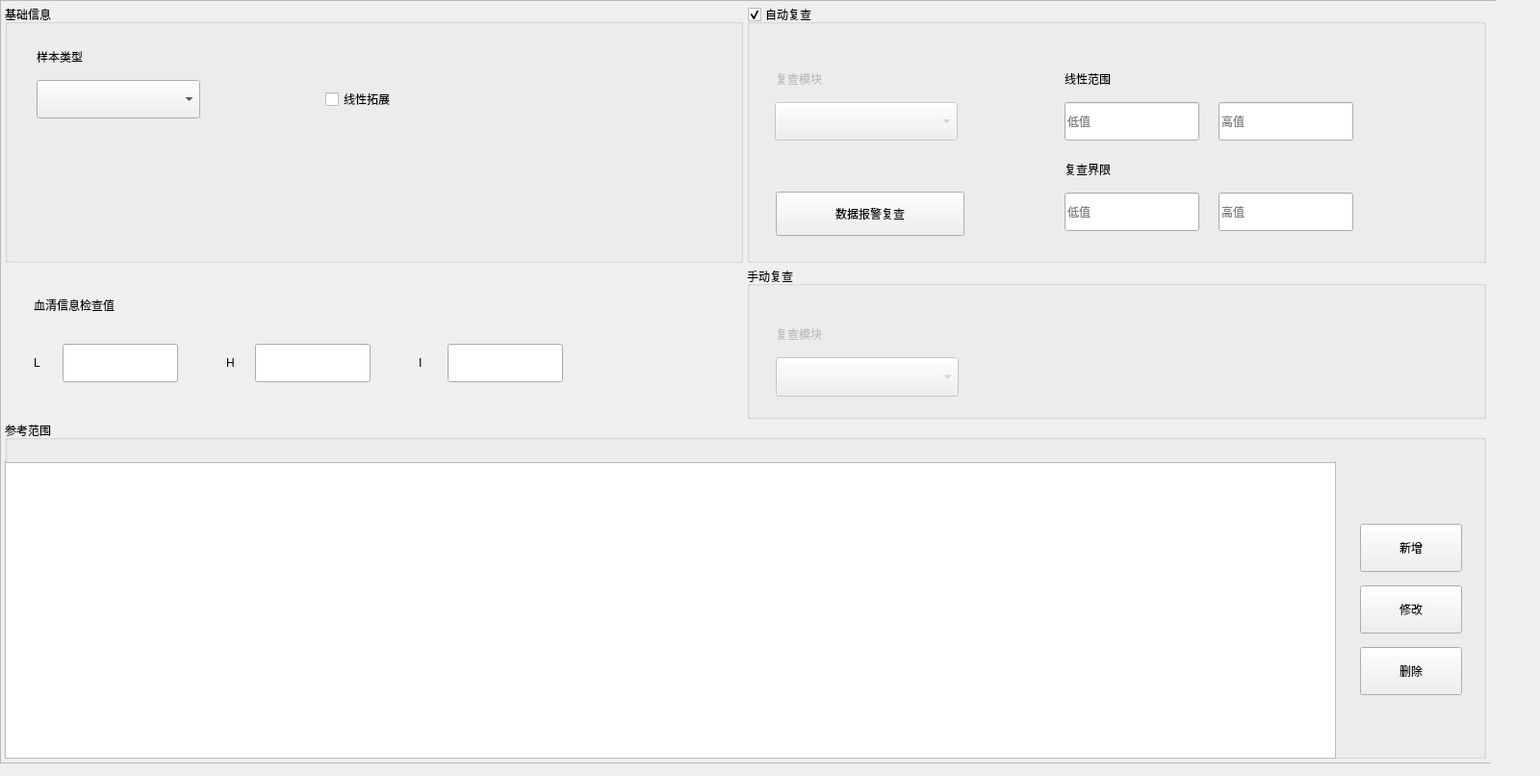
<?xml version="1.0" encoding="UTF-8"?>
<ui version="4.0">
 <class>CRangeParaWidget</class>
 <widget class="QWidget" name="CRangeParaWidget">
  <property name="geometry">
   <rect>
    <x>0</x>
    <y>0</y>
    <width>1600</width>
    <height>806</height>
   </rect>
  </property>
  <property name="windowTitle">
   <string>CalParamWidget</string>
  </property>
  <widget class="QGroupBox" name="AccDiaGrpBox">
   <property name="geometry">
    <rect>
     <x>5</x>
     <y>437</y>
     <width>1539</width>
     <height>351</height>
    </rect>
   </property>
   <property name="title">
    <string>参考范围</string>
   </property>
   <property name="checkable">
    <bool>false</bool>
   </property>
   <property name="checked">
    <bool>false</bool>
   </property>
   <property name="borders" stdset="0">
    <string>group_tit</string>
   </property>
   <widget class="QTableView" name="RefRangeTable">
    <property name="geometry">
     <rect>
      <x>0</x>
      <y>43</y>
      <width>1383</width>
      <height>308</height>
     </rect>
    </property>
    <property name="verticalScrollBarPolicy">
     <enum>Qt::ScrollBarAsNeeded</enum>
    </property>
    <property name="horizontalScrollBarPolicy">
     <enum>Qt::ScrollBarAsNeeded</enum>
    </property>
    <property name="editTriggers">
     <set>QAbstractItemView::NoEditTriggers</set>
    </property>
    <property name="selectionBehavior">
     <enum>QAbstractItemView::SelectRows</enum>
    </property>
    <property name="horizontalScrollMode">
     <enum>QAbstractItemView::ScrollPerPixel</enum>
    </property>
    <property name="showGrid">
     <bool>false</bool>
    </property>
    <attribute name="horizontalHeaderDefaultSectionSize">
     <number>110</number>
    </attribute>
    <attribute name="horizontalHeaderHighlightSections">
     <bool>false</bool>
    </attribute>
    <attribute name="horizontalHeaderStretchLastSection">
     <bool>true</bool>
    </attribute>
    <attribute name="verticalHeaderVisible">
     <bool>false</bool>
    </attribute>
    <attribute name="verticalHeaderDefaultSectionSize">
     <number>44</number>
    </attribute>
   </widget>
   <widget class="QFrame" name="line_v_2">
    <property name="geometry">
     <rect>
      <x>1382</x>
      <y>42</y>
      <width>1</width>
      <height>309</height>
     </rect>
    </property>
    <property name="frameShape">
     <enum>QFrame::StyledPanel</enum>
    </property>
    <property name="frameShadow">
     <enum>QFrame::Raised</enum>
    </property>
    <property name="lines" stdset="0">
     <string>solid</string>
    </property>
   </widget>
   <widget class="QFrame" name="line_v_3">
    <property name="geometry">
     <rect>
      <x>0</x>
      <y>42</y>
      <width>1</width>
      <height>309</height>
     </rect>
    </property>
    <property name="frameShape">
     <enum>QFrame::StyledPanel</enum>
    </property>
    <property name="frameShadow">
     <enum>QFrame::Raised</enum>
    </property>
    <property name="lines" stdset="0">
     <string>solid</string>
    </property>
   </widget>
  </widget>
  <widget class="QFrame" name="line_h">
   <property name="geometry">
    <rect>
     <x>0</x>
     <y>0</y>
     <width>1554</width>
     <height>1</height>
    </rect>
   </property>
   <property name="frameShape">
    <enum>QFrame::StyledPanel</enum>
   </property>
   <property name="frameShadow">
    <enum>QFrame::Raised</enum>
   </property>
   <property name="lines" stdset="0">
    <string>solid</string>
   </property>
  </widget>
  <widget class="QFrame" name="line_h_3">
   <property name="geometry">
    <rect>
     <x>5</x>
     <y>787</y>
     <width>1383</width>
     <height>1</height>
    </rect>
   </property>
   <property name="frameShape">
    <enum>QFrame::StyledPanel</enum>
   </property>
   <property name="frameShadow">
    <enum>QFrame::Raised</enum>
   </property>
   <property name="lines" stdset="0">
    <string>solid</string>
   </property>
  </widget>
  <widget class="QGroupBox" name="range_info">
   <property name="geometry">
    <rect>
     <x>5</x>
     <y>5</y>
     <width>767</width>
     <height>268</height>
    </rect>
   </property>
   <property name="minimumSize">
    <size>
     <width>767</width>
     <height>268</height>
    </size>
   </property>
   <property name="maximumSize">
    <size>
     <width>767</width>
     <height>268</height>
    </size>
   </property>
   <property name="title">
    <string>基础信息</string>
   </property>
   <property name="checkable">
    <bool>false</bool>
   </property>
   <property name="borders" stdset="0">
    <string notr="true">group_tit</string>
   </property>
   <layout class="QVBoxLayout" name="verticalLayout">
    <property name="spacing">
     <number>13</number>
    </property>
    <property name="leftMargin">
     <number>0</number>
    </property>
    <property name="topMargin">
     <number>3</number>
    </property>
    <property name="rightMargin">
     <number>0</number>
    </property>
    <property name="bottomMargin">
     <number>0</number>
    </property>
    <item>
     <widget class="QWidget" name="widget" native="true">
      <widget class="QLabel" name="GenderLab_9">
       <property name="geometry">
        <rect>
         <x>30</x>
         <y>10</y>
         <width>421</width>
         <height>41</height>
        </rect>
       </property>
       <property name="minimumSize">
        <size>
         <width>0</width>
         <height>0</height>
        </size>
       </property>
       <property name="maximumSize">
        <size>
         <width>16777215</width>
         <height>16777215</height>
        </size>
       </property>
       <property name="text">
        <string>样本类型</string>
       </property>
      </widget>
      <widget class="QComboBox" name="sampleSourceCobox">
       <property name="geometry">
        <rect>
         <x>30</x>
         <y>55</y>
         <width>170</width>
         <height>40</height>
        </rect>
       </property>
       <property name="minimumSize">
        <size>
         <width>170</width>
         <height>40</height>
        </size>
       </property>
       <property name="maximumSize">
        <size>
         <width>16777215</width>
         <height>40</height>
        </size>
       </property>
      </widget>
      <widget class="QCheckBox" name="linear_extension_ckbox">
       <property name="geometry">
        <rect>
         <x>330</x>
         <y>55</y>
         <width>421</width>
         <height>40</height>
        </rect>
       </property>
       <property name="minimumSize">
        <size>
         <width>0</width>
         <height>0</height>
        </size>
       </property>
       <property name="maximumSize">
        <size>
         <width>16777215</width>
         <height>40</height>
        </size>
       </property>
       <property name="text">
        <string>线性拓展</string>
       </property>
       <property name="checks" stdset="0">
        <string>push</string>
       </property>
      </widget>
     </widget>
    </item>
   </layout>
  </widget>
  <widget class="QLabel" name="GenderLab_8">
   <property name="enabled">
    <bool>false</bool>
   </property>
   <property name="geometry">
    <rect>
     <x>806</x>
     <y>62</y>
     <width>251</width>
     <height>40</height>
    </rect>
   </property>
   <property name="minimumSize">
    <size>
     <width>0</width>
     <height>0</height>
    </size>
   </property>
   <property name="maximumSize">
    <size>
     <width>16777215</width>
     <height>16777215</height>
    </size>
   </property>
   <property name="text">
    <string>复查模块</string>
   </property>
  </widget>
  <widget class="QComboBox" name="auto_recheck_commbox">
   <property name="enabled">
    <bool>false</bool>
   </property>
   <property name="geometry">
    <rect>
     <x>805</x>
     <y>106</y>
     <width>190</width>
     <height>40</height>
    </rect>
   </property>
   <property name="minimumSize">
    <size>
     <width>0</width>
     <height>40</height>
    </size>
   </property>
   <property name="maximumSize">
    <size>
     <width>16777215</width>
     <height>40</height>
    </size>
   </property>
  </widget>
  <widget class="QGroupBox" name="auto_grbox">
   <property name="geometry">
    <rect>
     <x>776</x>
     <y>5</y>
     <width>768</width>
     <height>268</height>
    </rect>
   </property>
   <property name="title">
    <string>自动复查</string>
   </property>
   <property name="checkable">
    <bool>true</bool>
   </property>
   <property name="borders" stdset="0">
    <string notr="true">group_tit_check</string>
   </property>
   <widget class="QPushButton" name="recheck_btn">
    <property name="enabled">
     <bool>true</bool>
    </property>
    <property name="geometry">
     <rect>
      <x>30</x>
      <y>194</y>
      <width>196</width>
      <height>46</height>
     </rect>
    </property>
    <property name="minimumSize">
     <size>
      <width>140</width>
      <height>46</height>
     </size>
    </property>
    <property name="maximumSize">
     <size>
      <width>16777215</width>
      <height>46</height>
     </size>
    </property>
    <property name="text">
     <string>数据报警复查</string>
    </property>
    <property name="buttons" stdset="0">
     <string>btn_dlg</string>
    </property>
   </widget>
   <widget class="QWidget" name="verticalWidget" native="true">
    <property name="geometry">
     <rect>
      <x>330</x>
      <y>57</y>
      <width>401</width>
      <height>201</height>
     </rect>
    </property>
    <layout class="QVBoxLayout" name="verticalLayout_3">
     <property name="spacing">
      <number>10</number>
     </property>
     <property name="leftMargin">
      <number>0</number>
     </property>
     <property name="topMargin">
      <number>0</number>
     </property>
     <property name="rightMargin">
      <number>0</number>
     </property>
     <property name="bottomMargin">
      <number>0</number>
     </property>
     <item>
      <layout class="QFormLayout" name="formLayout">
       <property name="horizontalSpacing">
        <number>20</number>
       </property>
       <property name="verticalSpacing">
        <number>4</number>
       </property>
       <item row="2" column="0">
        <widget class="QLineEdit" name="lower_range_edit">
         <property name="enabled">
          <bool>true</bool>
         </property>
         <property name="minimumSize">
          <size>
           <width>140</width>
           <height>40</height>
          </size>
         </property>
         <property name="maximumSize">
          <size>
           <width>140</width>
           <height>40</height>
          </size>
         </property>
         <property name="maxLength">
          <number>10</number>
         </property>
         <property name="placeholderText">
          <string>低值</string>
         </property>
        </widget>
       </item>
       <item row="2" column="1">
        <widget class="QLineEdit" name="high_range_edit">
         <property name="enabled">
          <bool>true</bool>
         </property>
         <property name="minimumSize">
          <size>
           <width>140</width>
           <height>40</height>
          </size>
         </property>
         <property name="maximumSize">
          <size>
           <width>140</width>
           <height>40</height>
          </size>
         </property>
         <property name="maxLength">
          <number>10</number>
         </property>
         <property name="placeholderText">
          <string>高值</string>
         </property>
        </widget>
       </item>
       <item row="1" column="0" colspan="2">
        <widget class="QLabel" name="GenderLab_3">
         <property name="enabled">
          <bool>true</bool>
         </property>
         <property name="minimumSize">
          <size>
           <width>0</width>
           <height>40</height>
          </size>
         </property>
         <property name="maximumSize">
          <size>
           <width>16777215</width>
           <height>16777215</height>
          </size>
         </property>
         <property name="text">
          <string>线性范围</string>
         </property>
        </widget>
       </item>
      </layout>
     </item>
     <item>
      <layout class="QFormLayout" name="formLayout_2">
       <property name="horizontalSpacing">
        <number>20</number>
       </property>
       <property name="verticalSpacing">
        <number>4</number>
       </property>
       <item row="1" column="0">
        <widget class="QLineEdit" name="lower_recheck_edit">
         <property name="enabled">
          <bool>true</bool>
         </property>
         <property name="minimumSize">
          <size>
           <width>140</width>
           <height>40</height>
          </size>
         </property>
         <property name="maximumSize">
          <size>
           <width>140</width>
           <height>40</height>
          </size>
         </property>
         <property name="maxLength">
          <number>10</number>
         </property>
         <property name="placeholderText">
          <string>低值</string>
         </property>
        </widget>
       </item>
       <item row="1" column="1">
        <widget class="QLineEdit" name="upper_recheck_edit">
         <property name="enabled">
          <bool>true</bool>
         </property>
         <property name="minimumSize">
          <size>
           <width>140</width>
           <height>40</height>
          </size>
         </property>
         <property name="maximumSize">
          <size>
           <width>140</width>
           <height>40</height>
          </size>
         </property>
         <property name="maxLength">
          <number>10</number>
         </property>
         <property name="placeholderText">
          <string>高值</string>
         </property>
        </widget>
       </item>
       <item row="0" column="0" colspan="2">
        <widget class="QLabel" name="RefRangeLab_3">
         <property name="enabled">
          <bool>true</bool>
         </property>
         <property name="minimumSize">
          <size>
           <width>0</width>
           <height>40</height>
          </size>
         </property>
         <property name="maximumSize">
          <size>
           <width>16777215</width>
           <height>16777215</height>
          </size>
         </property>
         <property name="text">
          <string>复查界限</string>
         </property>
        </widget>
       </item>
       <item row="2" column="0">
        <spacer name="verticalSpacer">
         <property name="orientation">
          <enum>Qt::Vertical</enum>
         </property>
         <property name="sizeHint" stdset="0">
          <size>
           <width>20</width>
           <height>40</height>
          </size>
         </property>
        </spacer>
       </item>
      </layout>
     </item>
    </layout>
   </widget>
  </widget>
  <widget class="QFrame" name="line_h_2">
   <property name="geometry">
    <rect>
     <x>0</x>
     <y>792</y>
     <width>1549</width>
     <height>1</height>
    </rect>
   </property>
   <property name="frameShape">
    <enum>QFrame::StyledPanel</enum>
   </property>
   <property name="frameShadow">
    <enum>QFrame::Raised</enum>
   </property>
   <property name="lines" stdset="0">
    <string>solid</string>
   </property>
  </widget>
  <widget class="QFrame" name="line_v">
   <property name="geometry">
    <rect>
     <x>0</x>
     <y>0</y>
     <width>1</width>
     <height>792</height>
    </rect>
   </property>
   <property name="frameShape">
    <enum>QFrame::StyledPanel</enum>
   </property>
   <property name="frameShadow">
    <enum>QFrame::Raised</enum>
   </property>
   <property name="lines" stdset="0">
    <string>solid</string>
   </property>
  </widget>
  <widget class="QWidget" name="buttons_group" native="true">
   <property name="geometry">
    <rect>
     <x>1413</x>
     <y>472</y>
     <width>106</width>
     <height>321</height>
    </rect>
   </property>
   <layout class="QVBoxLayout" name="verticalLayout_2">
    <property name="spacing">
     <number>14</number>
    </property>
    <property name="leftMargin">
     <number>0</number>
    </property>
    <property name="topMargin">
     <number>0</number>
    </property>
    <property name="rightMargin">
     <number>0</number>
    </property>
    <property name="bottomMargin">
     <number>0</number>
    </property>
    <item>
     <spacer name="verticalSpacer_2">
      <property name="orientation">
       <enum>Qt::Vertical</enum>
      </property>
      <property name="sizeHint" stdset="0">
       <size>
        <width>20</width>
        <height>40</height>
       </size>
      </property>
     </spacer>
    </item>
    <item>
     <widget class="QPushButton" name="RefAddBtn">
      <property name="minimumSize">
       <size>
        <width>106</width>
        <height>50</height>
       </size>
      </property>
      <property name="maximumSize">
       <size>
        <width>106</width>
        <height>50</height>
       </size>
      </property>
      <property name="text">
       <string>新增</string>
      </property>
      <property name="buttons" stdset="0">
       <string>btn_dlg</string>
      </property>
     </widget>
    </item>
    <item>
     <widget class="QPushButton" name="RefModBtn">
      <property name="minimumSize">
       <size>
        <width>106</width>
        <height>50</height>
       </size>
      </property>
      <property name="maximumSize">
       <size>
        <width>106</width>
        <height>50</height>
       </size>
      </property>
      <property name="text">
       <string>修改</string>
      </property>
      <property name="buttons" stdset="0">
       <string>btn_dlg</string>
      </property>
     </widget>
    </item>
    <item>
     <widget class="QPushButton" name="RefDelBtn">
      <property name="minimumSize">
       <size>
        <width>106</width>
        <height>50</height>
       </size>
      </property>
      <property name="maximumSize">
       <size>
        <width>106</width>
        <height>50</height>
       </size>
      </property>
      <property name="text">
       <string>删除</string>
      </property>
      <property name="buttons" stdset="0">
       <string>btn_dlg</string>
      </property>
     </widget>
    </item>
    <item>
     <spacer name="verticalSpacer_3">
      <property name="orientation">
       <enum>Qt::Vertical</enum>
      </property>
      <property name="sizeHint" stdset="0">
       <size>
        <width>20</width>
        <height>40</height>
       </size>
      </property>
     </spacer>
    </item>
   </layout>
  </widget>
  <widget class="QGroupBox" name="groupBox_2">
   <property name="geometry">
    <rect>
     <x>776</x>
     <y>277</y>
     <width>768</width>
     <height>158</height>
    </rect>
   </property>
   <property name="title">
    <string>手动复查</string>
   </property>
   <property name="borders" stdset="0">
    <string notr="true">group_tit</string>
   </property>
   <widget class="QComboBox" name="recheck_combox">
    <property name="enabled">
     <bool>false</bool>
    </property>
    <property name="geometry">
     <rect>
      <x>30</x>
      <y>94</y>
      <width>190</width>
      <height>41</height>
     </rect>
    </property>
   </widget>
   <widget class="QLabel" name="GenderLab_10">
    <property name="enabled">
     <bool>false</bool>
    </property>
    <property name="geometry">
     <rect>
      <x>30</x>
      <y>50</y>
      <width>681</width>
      <height>40</height>
     </rect>
    </property>
    <property name="minimumSize">
     <size>
      <width>0</width>
      <height>0</height>
     </size>
    </property>
    <property name="maximumSize">
     <size>
      <width>16777215</width>
      <height>16777215</height>
     </size>
    </property>
    <property name="text">
     <string>复查模块</string>
    </property>
   </widget>
  </widget>
  <widget class="QWidget" name="sind_grbox" native="true">
   <property name="geometry">
    <rect>
     <x>5</x>
     <y>277</y>
     <width>767</width>
     <height>158</height>
    </rect>
   </property>
   <property name="borders" stdset="0">
    <string notr="true">all</string>
   </property>
   <widget class="QLabel" name="GenderLab_15">
    <property name="geometry">
     <rect>
      <x>30</x>
      <y>20</y>
      <width>720</width>
      <height>40</height>
     </rect>
    </property>
    <property name="minimumSize">
     <size>
      <width>400</width>
      <height>0</height>
     </size>
    </property>
    <property name="text">
     <string>血清信息检查值</string>
    </property>
   </widget>
   <widget class="QLineEdit" name="LValue">
    <property name="geometry">
     <rect>
      <x>60</x>
      <y>80</y>
      <width>120</width>
      <height>40</height>
     </rect>
    </property>
    <property name="maxLength">
     <number>8</number>
    </property>
   </widget>
   <widget class="QLabel" name="GenderLab_16">
    <property name="geometry">
     <rect>
      <x>430</x>
      <y>80</y>
      <width>30</width>
      <height>40</height>
     </rect>
    </property>
    <property name="text">
     <string>I</string>
    </property>
   </widget>
   <widget class="QLabel" name="GenderLab_17">
    <property name="geometry">
     <rect>
      <x>230</x>
      <y>80</y>
      <width>30</width>
      <height>40</height>
     </rect>
    </property>
    <property name="text">
     <string>H</string>
    </property>
   </widget>
   <widget class="QLineEdit" name="IValue">
    <property name="geometry">
     <rect>
      <x>460</x>
      <y>80</y>
      <width>120</width>
      <height>40</height>
     </rect>
    </property>
    <property name="maxLength">
     <number>8</number>
    </property>
   </widget>
   <widget class="QLineEdit" name="HValue">
    <property name="geometry">
     <rect>
      <x>260</x>
      <y>80</y>
      <width>120</width>
      <height>40</height>
     </rect>
    </property>
    <property name="maxLength">
     <number>8</number>
    </property>
   </widget>
   <widget class="QLabel" name="GenderLab_18">
    <property name="geometry">
     <rect>
      <x>30</x>
      <y>80</y>
      <width>30</width>
      <height>40</height>
     </rect>
    </property>
    <property name="text">
     <string>L</string>
    </property>
   </widget>
  </widget>
  <zorder>AccDiaGrpBox</zorder>
  <zorder>line_h</zorder>
  <zorder>line_h_3</zorder>
  <zorder>range_info</zorder>
  <zorder>line_h_2</zorder>
  <zorder>line_v</zorder>
  <zorder>buttons_group</zorder>
  <zorder>groupBox_2</zorder>
  <zorder>auto_grbox</zorder>
  <zorder>sind_grbox</zorder>
  <zorder>GenderLab_8</zorder>
  <zorder>auto_recheck_commbox</zorder>
 </widget>
 <layoutdefault spacing="6" margin="11"/>
 <resources/>
 <connections/>
</ui>
